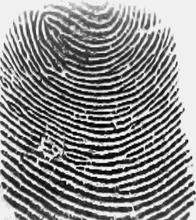
%> input picture 07-12-2021/src/sample/SFGDemoV2.0/101_1.bmp, 196 x 220 px, shrunk from 256 x 288 before the run
$ octave thin.m   (GNU Octave 9; MATLAB toolbox functions it lacks are replaced by stand-ins)
%> lines starting %> are read from the running program, lines starting %| are printed output that depends on the picture; in (x1, y1, x2, y2) boxes, pixels count from 0 and x2, y2 are one past the last pixel; in counts of white or black regions, pixels touching at a corner belong together; the program's own positions count from 1
Img_Original = imread('101_1.bmp');
%> Img_Original is the input picture: size 220x196 uint8; min 0, max 255, mean 138.9

% Convert gray images to binary images using Otsu's method
Otsu_Threshold = graythresh(Img_Original);
%> Otsu_Threshold = 0.533
BW_Original = not(im2bw(Img_Original,Otsu_Threshold));  % must set object region as 1, background region as 0
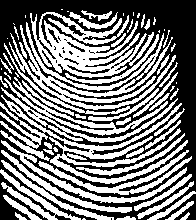
%> BW_Original: size 220x196 logical; 48.5% white; 63 white regions (19 under 20 px), largest, box (x1, y1, x2, y2) and area: (30, 12, 154, 78) 3488, (0, 95, 188, 184) 3271, (9, 22, 176, 110) 2862

changing = 1;
[rows, columns] = size(BW_Original);
%> rows = 220; columns = 196
BW_Thinned = BW_Original;
BW_Del = ones(rows, columns);
while changing
    % BW_Del = ones(rows, columns);
    changing = 0;
    % Setp 1
    for i=2:rows-1
        for j = 2:columns-1
            P = [BW_Thinned(i,j) BW_Thinned(i-1,j) BW_Thinned(i-1,j+1) BW_Thinned(i,j+1) BW_Thinned(i+1,j+1) BW_Thinned(i+1,j) BW_Thinned(i+1,j-1) BW_Thinned(i,j-1) BW_Thinned(i-1,j-1) BW_Thinned(i-1,j)]; % P1, P2, P3, ... , P8, P9, P2
            if (BW_Thinned(i,j) == 1 &&  sum(P(2:end-1))<=6 && sum(P(2:end-1)) >=2 && P(2)*P(4)*P(6)==0 && P(4)*P(6)*P(8)==0)   % conditions
                % No. of 0,1 patterns (transitions from 0 to 1) in the ordered sequence
                A = 0;
                for k = 2:size(P,2)-1
                    if P(k) == 0 && P(k+1)==1
                        A = A+1;
                    end
                end
                if (A==1)
                    BW_Del(i,j)=0;
                    changing = 1;
                end
            end
        end
    end
    BW_Thinned = BW_Thinned.*BW_Del;  % the deletion must after all the pixels have been visited
    % Step 2
    for i=2:rows-1
        for j = 2:columns-1
            P = [BW_Thinned(i,j) BW_Thinned(i-1,j) BW_Thinned(i-1,j+1) BW_Thinned(i,j+1) BW_Thinned(i+1,j+1) BW_Thinned(i+1,j) BW_Thinned(i+1,j-1) BW_Thinned(i,j-1) BW_Thinned(i-1,j-1) BW_Thinned(i-1,j)];
            if (BW_Thinned(i,j) == 1 && sum(P(2:end-1))<=6 && sum(P(2:end-1)) >=2 && P(2)*P(4)*P(8)==0 && P(2)*P(6)*P(8)==0)   % conditions
                A = 0;
                for k = 2:size(P,2)-1
                    if P(k) == 0 && P(k+1)==1
                        A = A+1;
                    end
                end
                if (A==1)
                    BW_Del(i,j)=0;
                    changing = 1;
                end
            end
        end
    end
    BW_Thinned = BW_Thinned.*BW_Del;
end%while
%> this loop made 8 passes
%> pass 1, `BW_Thinned = BW_Thinned.*BW_Del;`:
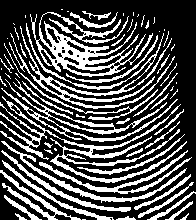
%> BW_Thinned: size 220x196 double; values 0 (black) and 1 (white), 32.4% white; 63 white regions (28 under 20 px), largest, box (x1, y1, x2, y2) and area: (30, 12, 153, 77) 2454, (0, 96, 187, 183) 2151, (9, 23, 175, 109) 1809
%> pass 1, `BW_Thinned = BW_Thinned.*BW_Del;`:
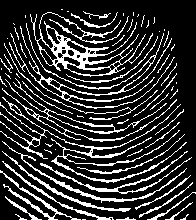
%> BW_Thinned: size 220x196 double; values 0 (black) and 1 (white), 20.3% white in thin lines or dots
%> pass 2, `BW_Thinned = BW_Thinned.*BW_Del;`:
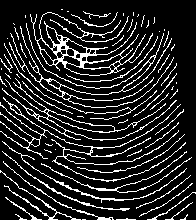
%> BW_Thinned: size 220x196 double; values 0 (black) and 1 (white), 15.3% white in thin lines or dots
%> pass 2, `BW_Thinned = BW_Thinned.*BW_Del;`:
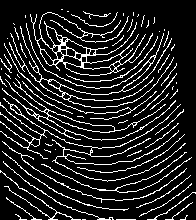
%> BW_Thinned: size 220x196 double; values 0 (black) and 1 (white), 14% white in thin lines or dots
%> after the loop:
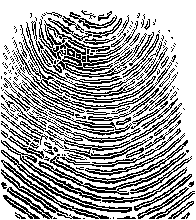
%> BW_Del: size 220x196 double; values 0 (black) and 1 (white), 65.2% white; black in thin lines or dots
%> after the loop:
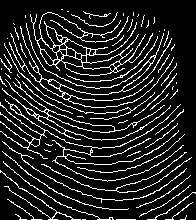
%> BW_Thinned: size 220x196 double; values 0 (black) and 1 (white), 13.7% white in thin lines or dots
%> after the loop, A = 2

figure
subplot(1,2,1)
imshow(BW_Original)
subplot(1,2,2)
imshow(BW_Thinned)
